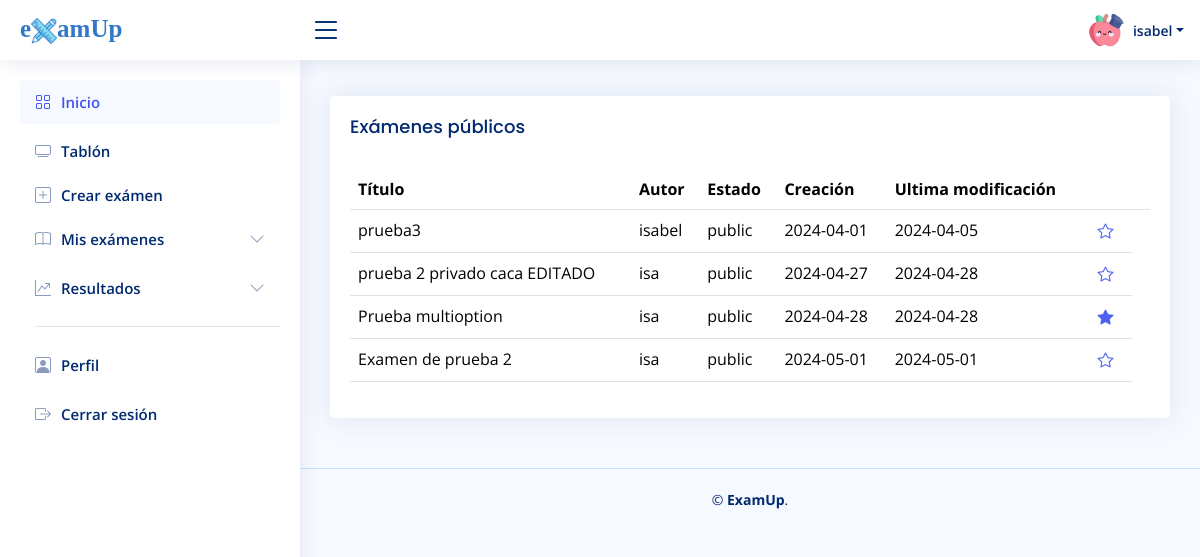
/app/main.php?exams=public (signed in), run on the app's committed database.
### tables this page shows
CREATE TABLE `exams` (
  `id_exam` int(255) NOT NULL,
  `gid_exam` varchar(255) NOT NULL,
  `gid_user` varchar(255) NOT NULL,
  `title` text NOT NULL,
  `date_created` date NOT NULL,
  `date_updated` date NOT NULL,
  `status` varchar(255) NOT NULL
);

CREATE TABLE `users` (
  `id_user` int(255) NOT NULL,
  `gid_user` varchar(255) NOT NULL,
  `user_name` varchar(255) NOT NULL,
  `email` varchar(255) NOT NULL,
  `password` varchar(255) NOT NULL,
  `rol_key` int(255) NOT NULL,
  `lang_key` int(255) NOT NULL
);

### app/exams/public_exams.php (the view, shortened to what this page needs)
<div class="col-lg-12">
  <div class="card">
    <div class="card-body">
      <h5 class="card-title">Exámenes públicos</h5>
      <table class="table table-hover">
        <thead>
          <tr>
            <th>Título</th>
            <th>Autor</th>
            <th>Estado</th>
            <th data-type="date" data-format="DD/MM/YYYY">Creación</th>
            <th data-type="date" data-format="DD/MM/YYYY">Ultima modificación</th>
            <th></th>
            <th></th>
          </tr>
        </thead>
        <tbody>
            <?php
                $consulta = "SELECT e.*, u.user_name AS autor
                FROM exams e
                LEFT JOIN users u ON e.gid_user = u.gid_user
                WHERE e.status = 'public' ";
                $resultado = $conection->query($consulta);
                while($fila=$resultado->fetch_assoc()){
                    $title = $fila['title'];
                    $author = $fila['autor'];
                    $status = $fila['status'];
                    $created = $fila['date_created'];
                    $updated = $fila['date_updated'];
                    $updated = ($updated == "0000-00-00") ? "-" : $updated;
                    echo
                        '<tr>
                        <td><a class="nav-link" href="?exams=do&gid_exam='.$fila['gid_exam'].'">'.$title.'</a></td>
                        <td>'.$author.'</td>
                        <td>'.$status.'</td>
                        <td>'.$created.'</td>
                        <td>'.$updated.'</td>
                        <td>';
                        $consulta2 = "SELECT * FROM favorites WHERE gid_user = '".$_SESSION['giduser']."' AND gid_exam = '".$fila['gid_exam']."' ";
                        $resultado2 = $conection->query($consulta2);
                        if($resultado2->num_rows > 0){
                            echo '
                            <button class="favorito" type="button" data-id="'.$fila['gid_exam'].'" data-value="1" style="background:none; border-radius:20px; border:none; display: block; color:#4e61f2;">
                                <i class="bi bi-star-fill"></i>
                            </button>';
                        } else {
                            echo '
                            <button class="favorito" type="button" data-id="'.$fila['gid_exam'].'" data-value="0" style="background:none; border-radius:20px; border:none; display: block; color:#4e61f2;">
                               <i class="bi bi-star"></i>
                            </button>';
                        }
                        echo '
                        </td>
                        </tr>';
                }
            ?>
        </tbody>
      </table>
    </div>
  </div>
</div>

### app/main.php (shortened to what this page needs)
<?php
    include "../conection/config.php";
?>
<!DOCTYPE html>
<html lang="en">
<head>
  <link href="assets/vendor/bootstrap/css/bootstrap.min.css" rel="stylesheet">
  <link href="assets/vendor/bootstrap-icons/bootstrap-icons.css" rel="stylesheet">
  <link href="assets/vendor/boxicons/css/boxicons.min.css" rel="stylesheet">
  <link href="assets/vendor/quill/quill.snow.css" rel="stylesheet">
  <link href="assets/vendor/quill/quill.bubble.css" rel="stylesheet">
  <link href="assets/vendor/remixicon/remixicon.css" rel="stylesheet">
  <link href="assets/vendor/simple-datatables/style.css" rel="stylesheet">
  <link href="assets/css/style.css" rel="stylesheet">
    <link rel="stylesheet" href="//code.jquery.com/ui/1.12.1/themes/base/jquery-ui.css">
</head>
<body>
  <header id="header" class="header fixed-top d-flex align-items-center">
    <div class="d-flex align-items-center justify-content-between">
      <a href="main.php" class="logo d-flex align-items-center">
        <span style="font-family:matisan; font-size:25px; color:#3278c8">e<img src="assets/img/logotipo2.png" style="width:20; height:20;margin:0px">amUp</span>
      </a>
      <i class="bi bi-list toggle-sidebar-btn"></i>
    </div>
    <nav class="header-nav ms-auto">
      <ul class="d-flex align-items-center">
        <li class="nav-item dropdown pe-3">
          <a class="nav-link nav-profile d-flex align-items-center pe-0" href="#" data-bs-toggle="dropdown">
            <img src="assets/img/profile2.png" alt="Profile" class="rounded-circle">
            <span class="d-none d-md-block dropdown-toggle ps-2"><?php echo ($_SESSION['username']) ?></span>
          </a>
        </li>
      </ul>
    </nav>
  </header>
  <aside id="sidebar" class="sidebar">
    <ul class="sidebar-nav" id="sidebar-nav">
      <li class="nav-item">
        <a class="nav-link " href="main.php">
          <i class="bi bi-grid"></i>
          <span>Inicio</span>
        </a>
      </li>
      <li class="nav-item">
          <a class="nav-link collapsed" href="main.php?exams=public">
          <i class="bi bi-tv"></i><span>Tablón</span>
        </a>
        <a class="nav-link collapsed" href="main.php?exams=create">
          <i class="bi bi-plus-square"></i><span>Crear exámen</span>
        </a>
        <a class="nav-link collapsed" data-bs-target="#components-nav" data-bs-toggle="collapse" href="#">
          <i class="bi bi-book"></i><span>Mis exámenes</span><i class="bi bi-chevron-down ms-auto"></i>
        </a>
      </li>
      <li class="nav-item">
        <a class="nav-link collapsed" data-bs-target="#forms-nav" data-bs-toggle="collapse" href="#">
          <i class="bi bi-graph-up-arrow"></i><span>Resultados</span><i class="bi bi-chevron-down ms-auto"></i>
        </a>
      </li>
      <li class="nav-heading"><hr></li>
      <li class="nav-item">
        <a class="nav-link collapsed" href="main.php?profile">
          <i class="bi bi-person-square"></i>
          <span>Perfil</span>
        </a>
      </li>
      <li class="nav-item">
        <a class="nav-link collapsed" href="logout/logout.php">
          <i class="bi bi-box-arrow-right"></i>
          <span>Cerrar sesión</span>
        </a>
      </li>
    </ul>
  </aside>
  <main id="main" class="main">
    <section class="section dashboard">
      <div class="row">
        <?php
            if (isset($_GET['exams'])) {
                $exams = $_GET['exams'];
                switch ($exams) {
                    case 'public':
                        include 'exams/public_exams.php';
                        break;
                }
            }
        ?>
      </div>
    </section>
  </main>
<?php
    if(!empty($_GET)) {
      echo '<footer id="footer" class="footer">
        <div class="copyright">
          &copy; <strong><span>ExamUp</span></strong>.
        </div>
      </footer> ';
    }
?>
</body>
</html>

### app/assets/css/style.css (style rules this page uses)
:root { scroll-behavior: smooth; }
body { font-family: "Open Sans", sans-serif; background: #f6f9ff; color: #444444; }
a { color: #4154f1; text-decoration: none; }
h1, h2, h3, h4, h5, h6 { font-family: "Nunito", sans-serif; }
#main { margin-top: 60px; padding: 20px 30px; transition: all 0.3s; }
.card { margin-bottom: 30px; border: none; border-radius: 5px; box-shadow: 0px 0 30px rgba(1, 41, 112, 0.1); }
.card-title { padding: 20px 0 15px 0; font-size: 18px; font-weight: 500; color: #012970; font-family: "Poppins", sans-serif; }
.card-body { padding: 0 20px 20px 20px; }
.logo { line-height: 1; }
@media (min-width: 1200px) { .logo { width: 280px; } }
.logo img { max-height: 26px; margin-right: 6px; }
.logo span { font-size: 26px; font-weight: 700; color: #012970; font-family: "Nunito", sans-serif; }
.header { transition: all 0.5s; z-index: 997; height: 60px; box-shadow: 0px 2px 20px rgba(1, 41, 112, 0.1); background-color: #fff; padding-left: 20px; }
.header .toggle-sidebar-btn { font-size: 32px; padding-left: 10px; cursor: pointer; color: #012970; }
.header-nav ul { list-style: none; }
.header-nav>ul { margin: 0; padding: 0; }
.header-nav .nav-profile { color: #012970; }
.header-nav .nav-profile img { max-height: 36px; }
.header-nav .nav-profile span { font-size: 14px; font-weight: 600; }
.sidebar { position: fixed; top: 60px; left: 0; bottom: 0; width: 300px; z-index: 996; transition: all 0.3s; padding: 20px; overflow-y: auto; scrollbar-width: thin; scrollbar-color: #aab7cf transparent; box-shadow: 0px 0px 20px rgba(1, 41, 112, 0.1); background-color: #fff; }
@media (min-width: 1200px) { #main, #footer { margin-left: 300px; } }
.sidebar-nav { padding: 0; margin: 0; list-style: none; }
.sidebar-nav li { padding: 0; margin: 0; list-style: none; }
.sidebar-nav .nav-item { margin-bottom: 5px; }
.sidebar-nav .nav-heading { font-size: 11px; text-transform: uppercase; color: #899bbd; font-weight: 600; margin: 10px 0 5px 15px; }
.sidebar-nav .nav-link { display: flex; align-items: center; font-size: 15px; font-weight: 600; color: #4154f1; transition: 0.3; background: #f6f9ff; padding: 10px 15px; border-radius: 4px; }
.sidebar-nav .nav-link i { font-size: 16px; margin-right: 10px; color: #4154f1; }
.sidebar-nav .nav-link.collapsed { color: #012970; background: #fff; }
.sidebar-nav .nav-link.collapsed i { color: #899bbd; }
.sidebar-nav .nav-link .bi-chevron-down { margin-right: 0; transition: transform 0.2s ease-in-out; }
.footer { padding: 20px 0; font-size: 14px; transition: all 0.3s; border-top: 1px solid #cddfff; }
.footer .copyright { text-align: center; color: #012970; }

### data on the page
exams: title "prueba3", users.user_name "isabel", status "public", date_created "2024-04-01", date_updated "2024-04-05"
exams: title "prueba 2 privado caca EDITADO", users.user_name "isa", status "public", date_created "2024-04-27", date_updated "2024-04-28"
exams: title "Prueba multioption", users.user_name "isa", status "public", date_created "2024-04-28", date_updated "2024-04-28"
exams: title "Examen de prueba 2", users.user_name "isa", status "public", date_created "2024-05-01", date_updated "2024-05-01"

### other printed values
$_SESSION['username'] "isabel"
